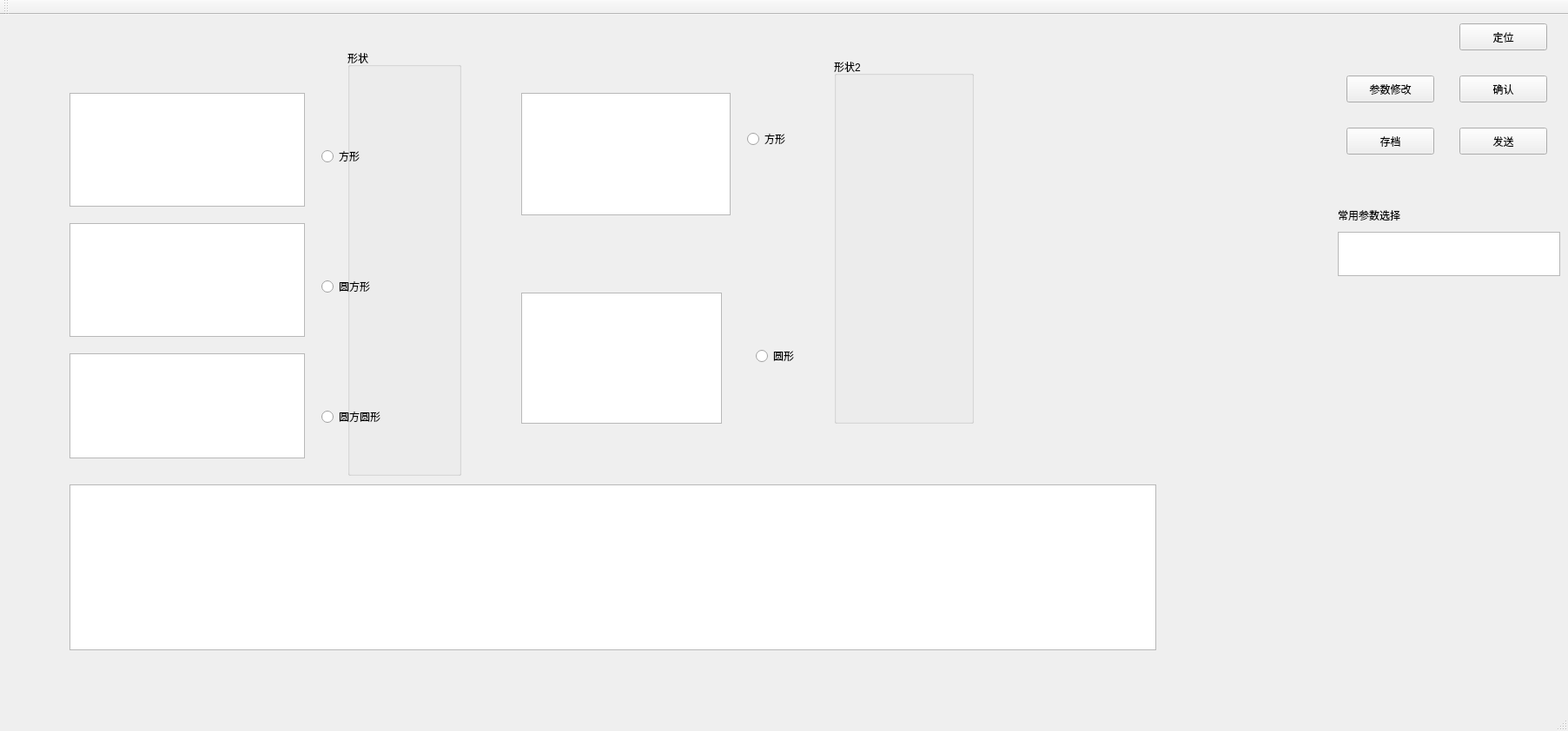
<?xml version="1.0" encoding="UTF-8"?>
<ui version="4.0">
 <class>MainControl</class>
 <widget class="QMainWindow" name="MainControl">
  <property name="geometry">
   <rect>
    <x>0</x>
    <y>0</y>
    <width>1805</width>
    <height>842</height>
   </rect>
  </property>
  <property name="windowTitle">
   <string>MainControl</string>
  </property>
  <widget class="QWidget" name="centralWidget">
   <widget class="QPushButton" name="pushButton">
    <property name="geometry">
     <rect>
      <x>1680</x>
      <y>10</y>
      <width>101</width>
      <height>31</height>
     </rect>
    </property>
    <property name="text">
     <string>定位</string>
    </property>
   </widget>
   <widget class="QGroupBox" name="groupBox">
    <property name="geometry">
     <rect>
      <x>400</x>
      <y>40</y>
      <width>131</width>
      <height>491</height>
     </rect>
    </property>
    <property name="title">
     <string>形状</string>
    </property>
   </widget>
   <widget class="QGroupBox" name="groupBox_2">
    <property name="geometry">
     <rect>
      <x>960</x>
      <y>50</y>
      <width>161</width>
      <height>421</height>
     </rect>
    </property>
    <property name="title">
     <string>形状2</string>
    </property>
   </widget>
   <widget class="QGraphicsView" name="graphicsView">
    <property name="geometry">
     <rect>
      <x>80</x>
      <y>541</y>
      <width>1251</width>
      <height>191</height>
     </rect>
    </property>
   </widget>
   <widget class="QGraphicsView" name="graphicsView1">
    <property name="geometry">
     <rect>
      <x>80</x>
      <y>90</y>
      <width>271</width>
      <height>131</height>
     </rect>
    </property>
    <property name="autoFillBackground">
     <bool>true</bool>
    </property>
   </widget>
   <widget class="QGraphicsView" name="graphicsView_2">
    <property name="geometry">
     <rect>
      <x>80</x>
      <y>240</y>
      <width>271</width>
      <height>131</height>
     </rect>
    </property>
   </widget>
   <widget class="QGraphicsView" name="graphicsView_3">
    <property name="geometry">
     <rect>
      <x>80</x>
      <y>390</y>
      <width>271</width>
      <height>121</height>
     </rect>
    </property>
   </widget>
   <widget class="QGraphicsView" name="graphicsView_5">
    <property name="geometry">
     <rect>
      <x>600</x>
      <y>90</y>
      <width>241</width>
      <height>141</height>
     </rect>
    </property>
   </widget>
   <widget class="QGraphicsView" name="graphicsView_6">
    <property name="geometry">
     <rect>
      <x>600</x>
      <y>320</y>
      <width>231</width>
      <height>151</height>
     </rect>
    </property>
   </widget>
   <widget class="QRadioButton" name="radioButton">
    <property name="geometry">
     <rect>
      <x>370</x>
      <y>150</y>
      <width>71</width>
      <height>26</height>
     </rect>
    </property>
    <property name="text">
     <string>方形</string>
    </property>
   </widget>
   <widget class="QRadioButton" name="radioButton_2">
    <property name="geometry">
     <rect>
      <x>370</x>
      <y>300</y>
      <width>118</width>
      <height>26</height>
     </rect>
    </property>
    <property name="text">
     <string>圆方形</string>
    </property>
   </widget>
   <widget class="QRadioButton" name="radioButton_3">
    <property name="geometry">
     <rect>
      <x>370</x>
      <y>450</y>
      <width>118</width>
      <height>26</height>
     </rect>
    </property>
    <property name="text">
     <string>圆方圆形</string>
    </property>
   </widget>
   <widget class="QRadioButton" name="radioButton_5">
    <property name="geometry">
     <rect>
      <x>860</x>
      <y>130</y>
      <width>118</width>
      <height>26</height>
     </rect>
    </property>
    <property name="text">
     <string>方形</string>
    </property>
   </widget>
   <widget class="QRadioButton" name="radioButton_6">
    <property name="geometry">
     <rect>
      <x>870</x>
      <y>380</y>
      <width>118</width>
      <height>26</height>
     </rect>
    </property>
    <property name="text">
     <string>圆形</string>
    </property>
   </widget>
   <widget class="QPushButton" name="pushButton_2">
    <property name="geometry">
     <rect>
      <x>1550</x>
      <y>70</y>
      <width>101</width>
      <height>31</height>
     </rect>
    </property>
    <property name="text">
     <string>参数修改</string>
    </property>
   </widget>
   <widget class="QPushButton" name="pushButton_3">
    <property name="geometry">
     <rect>
      <x>1550</x>
      <y>130</y>
      <width>101</width>
      <height>31</height>
     </rect>
    </property>
    <property name="text">
     <string>存档</string>
    </property>
   </widget>
   <widget class="QPushButton" name="pushButton_4">
    <property name="geometry">
     <rect>
      <x>1680</x>
      <y>70</y>
      <width>101</width>
      <height>31</height>
     </rect>
    </property>
    <property name="text">
     <string>确认</string>
    </property>
   </widget>
   <widget class="QListView" name="listView">
    <property name="geometry">
     <rect>
      <x>1540</x>
      <y>250</y>
      <width>256</width>
      <height>51</height>
     </rect>
    </property>
   </widget>
   <widget class="QPushButton" name="pushButton_5">
    <property name="geometry">
     <rect>
      <x>1680</x>
      <y>130</y>
      <width>101</width>
      <height>31</height>
     </rect>
    </property>
    <property name="text">
     <string>发送</string>
    </property>
   </widget>
   <widget class="QLabel" name="label">
    <property name="geometry">
     <rect>
      <x>1540</x>
      <y>220</y>
      <width>101</width>
      <height>21</height>
     </rect>
    </property>
    <property name="text">
     <string>常用参数选择</string>
    </property>
   </widget>
  </widget>
  <widget class="QMenuBar" name="menuBar">
   <property name="geometry">
    <rect>
     <x>0</x>
     <y>0</y>
     <width>1805</width>
     <height>27</height>
    </rect>
   </property>
  </widget>
  <widget class="QToolBar" name="mainToolBar">
   <attribute name="toolBarArea">
    <enum>TopToolBarArea</enum>
   </attribute>
   <attribute name="toolBarBreak">
    <bool>false</bool>
   </attribute>
  </widget>
  <widget class="QStatusBar" name="statusBar"/>
 </widget>
 <layoutdefault spacing="6" margin="11"/>
 <resources/>
 <connections/>
</ui>
